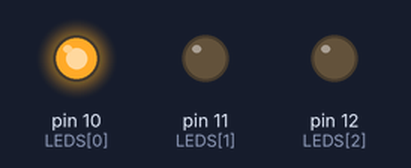
A sketch run on a simulated Arduino Uno, built with avr-gcc and run on an emulated ATmega328P. On the bench: output pins drawn as LEDs (lit = HIGH).

Above: at 0.1 s.
At 0.6 s:
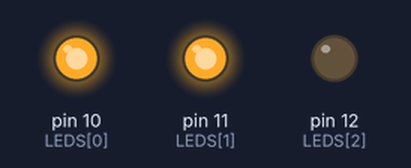
At 1.1 s:
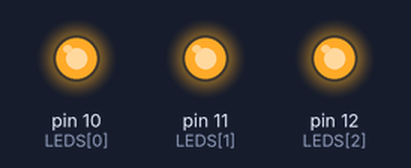
At 2.1 s:
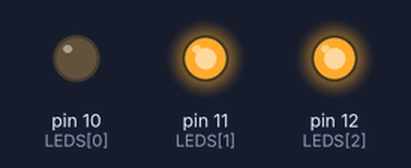
At 2.6 s:
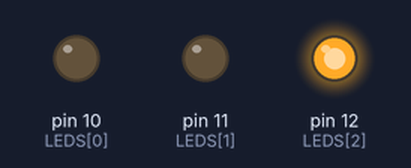
At 3.1 s:
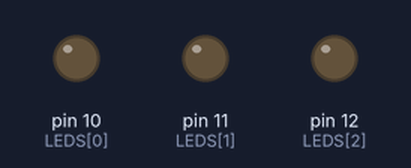
Timing chart, 0 to 4.6 s (numbered marks = the images above):
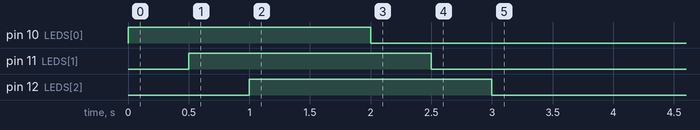

Measured:
- by itself, pin 10 (LEDS[0]): LOW → HIGH at 0.00 s, → LOW 2.0 s later
- by itself, pin 11 (LEDS[1]): LOW → HIGH at 0.50 s, → LOW 2.0 s later
- by itself, pin 12 (LEDS[2]): LOW → HIGH at 1.0 s, → LOW 2.0 s later

The sketch:

01_LED_06.ino
```cpp
/*
함수로 활용
*/

int LEDS[] = {10, 11, 12};
int count = 3;

void turnOnALL() {
  for (int i = 0; i < 3; i++) {
    digitalWrite(LEDS[i], HIGH);
    delay(500);
  }
}

void turnOFFALL() {
  for (int i = 0; 1 < 3; i++) {
    digitalWrite(LEDS[i], LOW);
    delay(500);
  }
}

void setup() {
  for (int i = 0; i < 3; i++) {
    pinMode(LEDS[i], OUTPUT);
  }
}

void loop() {
  turnOnALL();
  delay(500);

  turnOFFALL();
}
```
